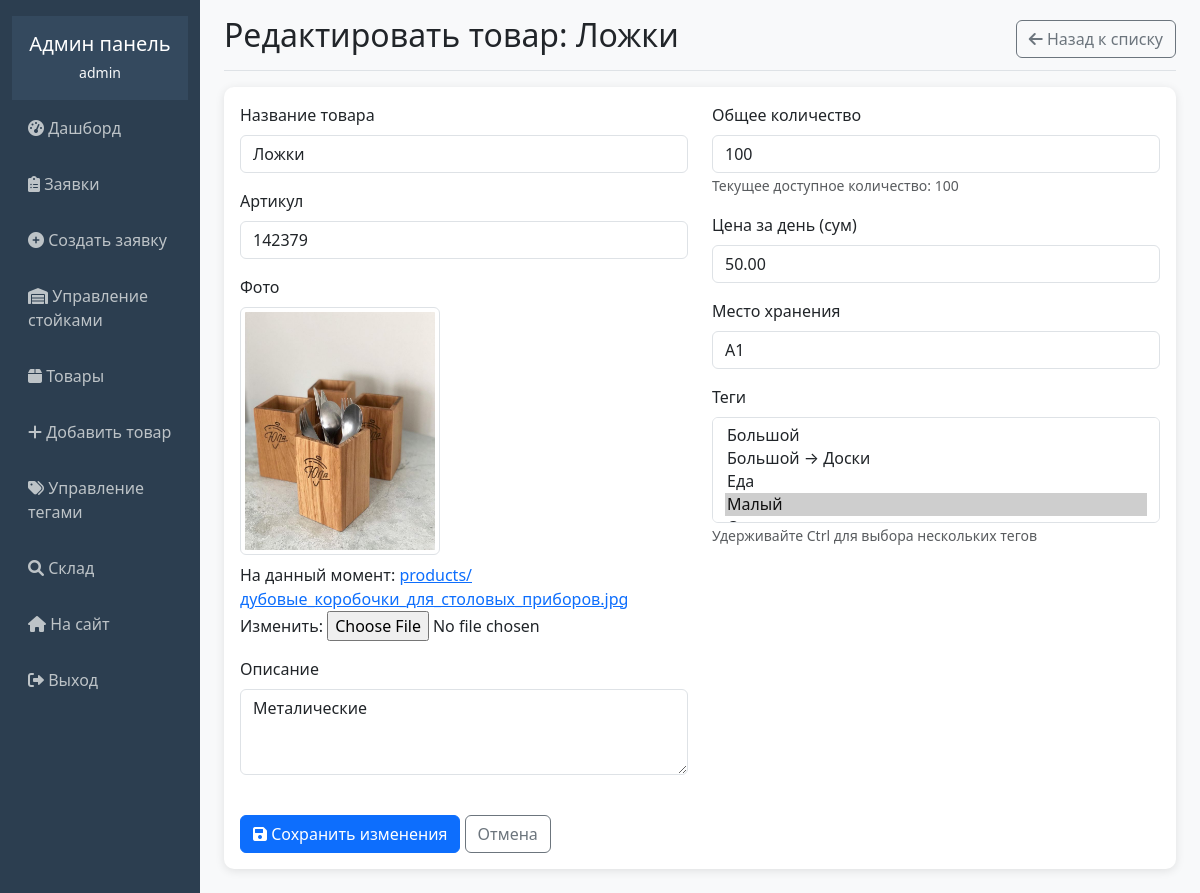
The page /superuser/products/1/edit/ (signed in) on the database as committed earlier.
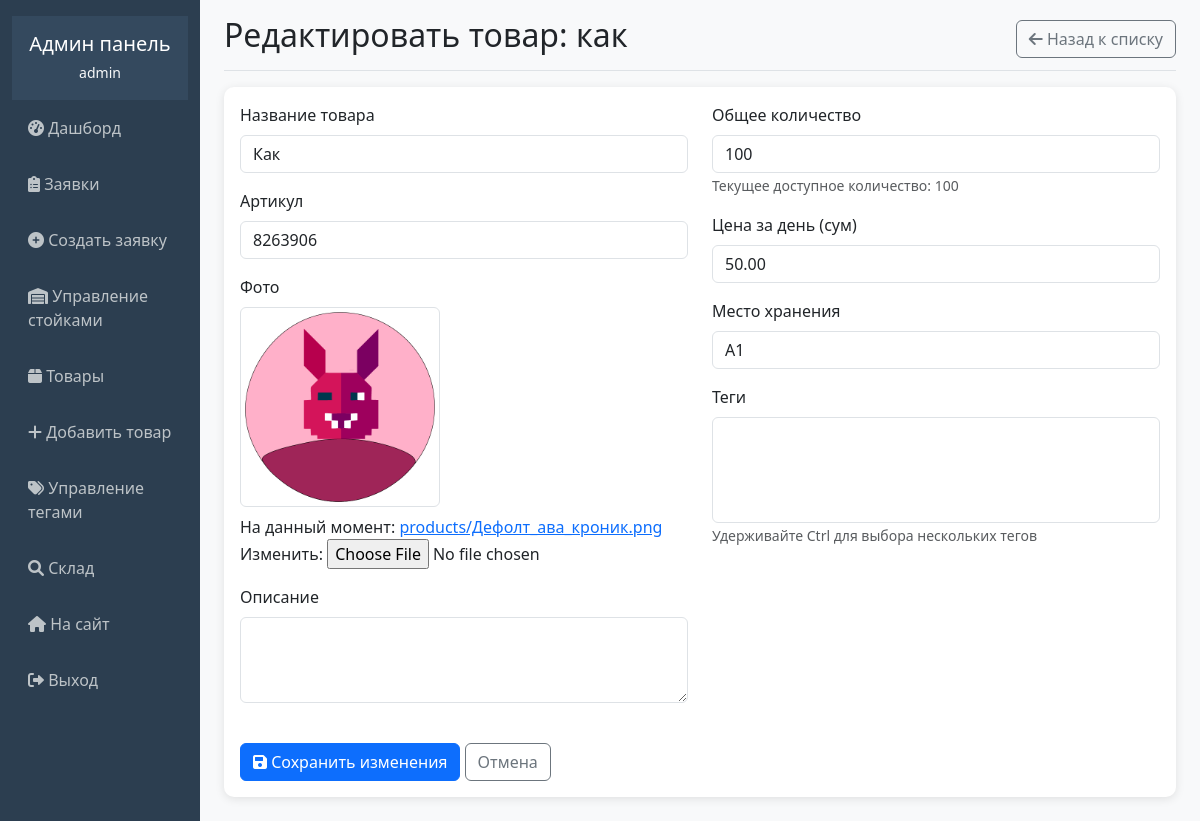
The same page on the database as committed later.
### rental/models.py (models this page shows, shortened)
class Product(models.Model):
    name = models.CharField(max_length=200, verbose_name='Название')
    photo = models.ImageField(upload_to='products/', verbose_name='Фото')
    article = models.CharField(max_length=50, unique=True, verbose_name='Артикул')
    description = models.TextField(blank=True, verbose_name='Описание')
    quantity = models.IntegerField(default=0, verbose_name='Количество')
    available_quantity = models.IntegerField(default=0, verbose_name='Доступное количество')
    tags = models.ManyToManyField(Tag, blank=True, verbose_name='Теги')
    daily_price = models.DecimalField(max_digits=10, decimal_places=2, verbose_name='Цена за день')
    shelf = models.ForeignKey(Shelf, on_delete=models.CASCADE, verbose_name='Место хранения')
    created_at = models.DateTimeField(auto_now_add=True)
    def get_display_name(self):
        return self.name.capitalize()
    def get_display_description(self):
        if self.description:
            return self.description.capitalize()
        return ''
    class Meta:
        verbose_name = 'Товар'
        verbose_name_plural = 'Товары'

### rental/admin_views.py (the view)
# urls.py: path('products/<int:product_id>/edit/', admin_views.edit_product, name='edit_product'),
@user_passes_test(is_admin)
def edit_product(request, product_id):
    product = get_object_or_404(Product, id=product_id)
    if request.method == 'POST':
        form = ProductForm(request.POST, request.FILES, instance=product)
        if form.is_valid():
            old_quantity = product.quantity
            new_product = form.save(commit=False)
            quantity_diff = new_product.quantity - old_quantity
            new_product.available_quantity = product.available_quantity + quantity_diff
            new_product.save()
            form.save_m2m()
            messages.success(request, 'Товар успешно обновлен')
            return redirect('product_management')
    else:
        form = ProductForm(instance=product)
    return render(request, 'rental/admin/edit_product.html', {'form': form, 'product': product})

### rental/forms.py (shortened to what this page needs)
class ProductForm(forms.ModelForm):
    class Meta:
        model = Product
        fields = ['name', 'photo', 'article', 'description', 'quantity', 'tags', 'daily_price', 'shelf']
        widgets = {
            'name': forms.TextInput(attrs={'class': 'form-control'}),
            'article': forms.TextInput(attrs={'class': 'form-control'}),
            'description': forms.Textarea(attrs={'class': 'form-control', 'rows': 3}),
            'quantity': forms.NumberInput(attrs={'class': 'form-control'}),
            'daily_price': forms.NumberInput(attrs={'class': 'form-control', 'step': '0.01'}),
            'tags': forms.SelectMultiple(attrs={'class': 'form-control'}),
            'shelf': forms.Select(attrs={'class': 'form-control'}),
        }
    def __init__(self, *args, **kwargs):
        super().__init__(*args, **kwargs)
        if self.instance and self.instance.pk:
            self.initial['name'] = self.instance.get_display_name()
            self.initial['description'] = self.instance.get_display_description()

### rental/admin_views.py (called while the page is built)
def is_admin(user):
    return user.is_authenticated and user.is_staff

### rental/models.py (called while the page is built)
    def __str__(self):
        return f"{self.storage.name}{self.number}"

### templates/rental/admin/edit_product.html (shortened to what this page needs)
{% extends 'rental/admin/base_admin.html' %}
{% block content %}
<div class="d-flex justify-content-between flex-wrap flex-md-nowrap align-items-center pb-2 mb-3 border-bottom">
    <h1 class="h2">Редактировать товар: {{ product.name }}</h1>
    <a href="{% url 'product_management' %}" class="btn btn-outline-secondary">
        <i class="fas fa-arrow-left"></i> Назад к списку
    </a>
</div>
<div class="card">
    <div class="card-body">
        <form method="post" enctype="multipart/form-data">
            <div class="row">
                <div class="col-md-6">
                    <div class="mb-3">
                        <label for="{{ form.name.id_for_label }}" class="form-label">Название товара</label>
                        {{ form.name }}
                    </div>
                    <div class="mb-3">
                        <label for="{{ form.article.id_for_label }}" class="form-label">Артикул</label>
                        {{ form.article }}
                    </div>
                    <div class="mb-3">
                        <label for="{{ form.photo.id_for_label }}" class="form-label">Фото</label>
                        {% if product.photo %}
                            <div class="mb-2">
                                <img src="{{ product.photo.url }}" alt="{{ product.name }}" style="max-width: 200px;" class="img-thumbnail">
                            </div>
                        {% endif %}
                        {{ form.photo }}
                    </div>
                    <div class="mb-3">
                        <label for="{{ form.description.id_for_label }}" class="form-label">Описание</label>
                        {{ form.description }}
                    </div>
                </div>
                <div class="col-md-6">
                    <div class="mb-3">
                        <label for="{{ form.quantity.id_for_label }}" class="form-label">Общее количество</label>
                        {{ form.quantity }}
                        <small class="form-text text-muted">Текущее доступное количество: {{ product.available_quantity }}</small>
                    </div>
                    <div class="mb-3">
                        <label for="{{ form.daily_price.id_for_label }}" class="form-label">Цена за день (сум)</label>
                        {{ form.daily_price }}
                    </div>
                    <div class="mb-3">
                        <label for="{{ form.shelf.id_for_label }}" class="form-label">Место хранения</label>
                        {{ form.shelf }}
                    </div>
                    <div class="mb-3">
                        <label for="{{ form.tags.id_for_label }}" class="form-label">Теги</label>
                        {{ form.tags }}
                        <small class="form-text text-muted">Удерживайте Ctrl для выбора нескольких тегов</small>
                    </div>
                </div>
            </div>
            <div class="mt-4">
                <button type="submit" class="btn btn-primary">
                    <i class="fas fa-save"></i> Сохранить изменения
                </button>
                <a href="{% url 'product_management' %}" class="btn btn-outline-secondary">
                    Отмена
                </a>
            </div>
        </form>
    </div>
</div>
{% endblock %}

Rows that differ between the two databases and show on the page:
changed Product: name "Ложки" → "как"; name "Ложки" → "Как"; article "142379" → "8263906"; photo: a different picture; description "Металические" → (not shown)
Other text that changed with them:
form field tags: "Большой / Большой → Доски / Еда / Малый ☑" → (not shown)
text no longer shown: "На данный момент: products/дубовые_коробочки_для_столовых_приборов.jpg Изменить:"
text now shown: "На данный момент: products/Дефолт_ава_кроник.png Изменить:"
